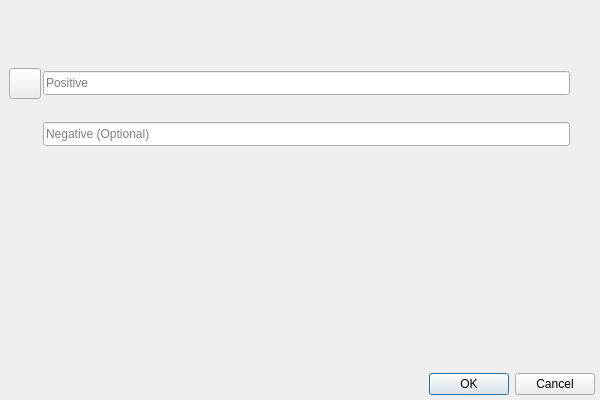
<?xml version="1.0" encoding="UTF-8"?>
<ui version="4.0">
 <class>PlotValueEditorDialog</class>
 <widget class="QDialog" name="PlotValueEditorDialog">
  <property name="geometry">
   <rect>
    <x>0</x>
    <y>0</y>
    <width>600</width>
    <height>400</height>
   </rect>
  </property>
  <property name="sizePolicy">
   <sizepolicy hsizetype="Preferred" vsizetype="Minimum">
    <horstretch>0</horstretch>
    <verstretch>0</verstretch>
   </sizepolicy>
  </property>
  <property name="minimumSize">
   <size>
    <width>600</width>
    <height>400</height>
   </size>
  </property>
  <property name="windowTitle">
   <string>Story value editor</string>
  </property>
  <layout class="QVBoxLayout" name="verticalLayout">
   <property name="spacing">
    <number>3</number>
   </property>
   <property name="leftMargin">
    <number>5</number>
   </property>
   <property name="topMargin">
    <number>5</number>
   </property>
   <property name="rightMargin">
    <number>5</number>
   </property>
   <property name="bottomMargin">
    <number>5</number>
   </property>
   <item>
    <widget class="Subtitle" name="subtitle" native="true">
     <property name="title" stdset="0">
      <string>New plot value</string>
     </property>
     <property name="description" stdset="0">
      <string>Add a new plot value by selecting one of the templates or creating a custom one below.</string>
     </property>
    </widget>
   </item>
   <item>
    <widget class="QWidget" name="wdgTemplates" native="true">
     <property name="sizePolicy">
      <sizepolicy hsizetype="Expanding" vsizetype="Maximum">
       <horstretch>0</horstretch>
       <verstretch>0</verstretch>
      </sizepolicy>
     </property>
     <property name="minimumSize">
      <size>
       <width>0</width>
       <height>25</height>
      </size>
     </property>
    </widget>
   </item>
   <item>
    <spacer name="horizontalSpacer_2">
     <property name="orientation">
      <enum>Qt::Horizontal</enum>
     </property>
     <property name="sizeHint" stdset="0">
      <size>
       <width>579</width>
       <height>32</height>
      </size>
     </property>
    </spacer>
   </item>
   <item>
    <layout class="QGridLayout" name="gridLayout">
     <property name="leftMargin">
      <number>4</number>
     </property>
     <property name="topMargin">
      <number>0</number>
     </property>
     <property name="rightMargin">
      <number>4</number>
     </property>
     <property name="bottomMargin">
      <number>5</number>
     </property>
     <property name="spacing">
      <number>2</number>
     </property>
     <item row="2" column="1" alignment="Qt::AlignHCenter">
      <widget class="QToolButton" name="btnVersusIcon">
       <property name="styleSheet">
        <string notr="true">border: 0px;</string>
       </property>
       <property name="text">
        <string/>
       </property>
      </widget>
     </item>
     <item row="1" column="0">
      <widget class="SecondaryActionToolButton" name="btnIcon">
       <property name="iconSize">
        <size>
         <width>24</width>
         <height>24</height>
        </size>
       </property>
      </widget>
     </item>
     <item row="1" column="1">
      <widget class="QLineEdit" name="linePositive">
       <property name="sizePolicy">
        <sizepolicy hsizetype="Expanding" vsizetype="Maximum">
         <horstretch>0</horstretch>
         <verstretch>0</verstretch>
        </sizepolicy>
       </property>
       <property name="minimumSize">
        <size>
         <width>150</width>
         <height>24</height>
        </size>
       </property>
       <property name="placeholderText">
        <string>Positive</string>
       </property>
      </widget>
     </item>
     <item row="3" column="2">
      <widget class="QToolButton" name="btnChargeDown">
       <property name="styleSheet">
        <string notr="true">border: 0px;</string>
       </property>
       <property name="text">
        <string/>
       </property>
      </widget>
     </item>
     <item row="1" column="2">
      <widget class="QToolButton" name="btnChargeUp">
       <property name="styleSheet">
        <string notr="true">border: 0px;</string>
       </property>
       <property name="text">
        <string/>
       </property>
      </widget>
     </item>
     <item row="3" column="1">
      <widget class="QLineEdit" name="lineNegative">
       <property name="sizePolicy">
        <sizepolicy hsizetype="Expanding" vsizetype="Maximum">
         <horstretch>0</horstretch>
         <verstretch>0</verstretch>
        </sizepolicy>
       </property>
       <property name="minimumSize">
        <size>
         <width>150</width>
         <height>24</height>
        </size>
       </property>
       <property name="placeholderText">
        <string>Negative (Optional)</string>
       </property>
      </widget>
     </item>
    </layout>
   </item>
   <item>
    <spacer name="verticalSpacer">
     <property name="orientation">
      <enum>Qt::Vertical</enum>
     </property>
     <property name="sizeHint" stdset="0">
      <size>
       <width>20</width>
       <height>15</height>
      </size>
     </property>
    </spacer>
   </item>
   <item>
    <widget class="QDialogButtonBox" name="buttonBox">
     <property name="orientation">
      <enum>Qt::Horizontal</enum>
     </property>
     <property name="standardButtons">
      <set>QDialogButtonBox::Cancel|QDialogButtonBox::Ok</set>
     </property>
    </widget>
   </item>
  </layout>
 </widget>
 <customwidgets>
  <customwidget>
   <class>SecondaryActionToolButton</class>
   <extends>QToolButton</extends>
   <header>src.main.python.plotlyst.view.widget.button</header>
  </customwidget>
  <customwidget>
   <class>Subtitle</class>
   <extends>QWidget</extends>
   <header>src.main.python.plotlyst.view.widget.display</header>
  </customwidget>
 </customwidgets>
 <resources/>
 <connections>
  <connection>
   <sender>buttonBox</sender>
   <signal>accepted()</signal>
   <receiver>PlotValueEditorDialog</receiver>
   <slot>accept()</slot>
   <hints>
    <hint type="sourcelabel">
     <x>248</x>
     <y>254</y>
    </hint>
    <hint type="destinationlabel">
     <x>157</x>
     <y>274</y>
    </hint>
   </hints>
  </connection>
  <connection>
   <sender>buttonBox</sender>
   <signal>rejected()</signal>
   <receiver>PlotValueEditorDialog</receiver>
   <slot>reject()</slot>
   <hints>
    <hint type="sourcelabel">
     <x>316</x>
     <y>260</y>
    </hint>
    <hint type="destinationlabel">
     <x>286</x>
     <y>274</y>
    </hint>
   </hints>
  </connection>
 </connections>
</ui>
